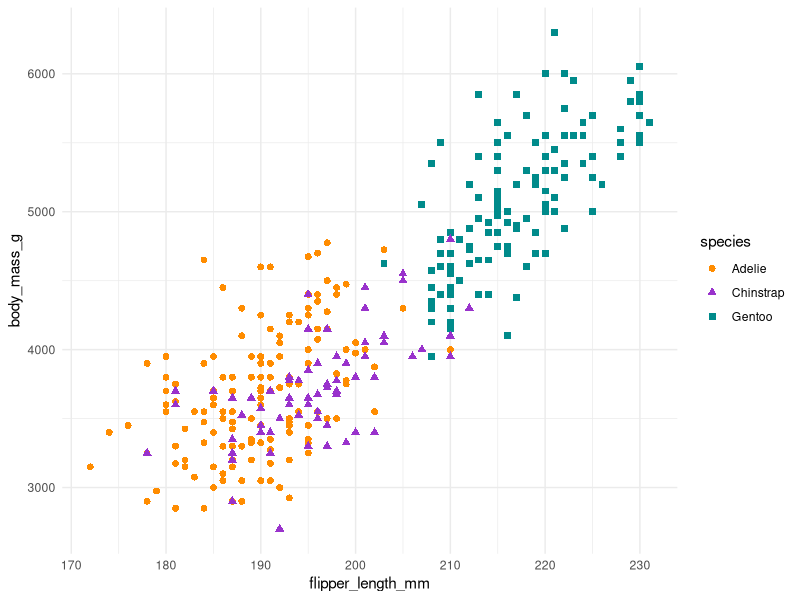

This chart was generated by the following R code: (Note: this script raises an error after producing the figure.)
## ---- chunk 1
knitr::opts_chunk$set(
  collapse = TRUE,
  comment = "#>"
)
## ---- chunk 2
x <- c(1, 5, 9, 10)
## ---- chunk 3
set.seed(20)
y <- rnorm(4)
## ---- chunk 4
data() 
## ---- chunk 5
head(iris)
## ---- chunk 6
# install the package if it's not already installed
if(!("palmerpenguins" %in% installed.packages()[,"Package"]))
  install.packages("palmerpenguins")

# load package
library(palmerpenguins)

# show data
head(penguins)
## ---- chunk 7
list.of.packages <- c("palmerpenguins", "dplyr", "ggplot2")
new.packages <- list.of.packages[!(list.of.packages %in% installed.packages()[,"Package"])]
if(length(new.packages)) install.packages(new.packages)
## ---- chunk 8
library(palmerpenguins)
library(dplyr)
library(ggplot2)
## ---- chunk 9
theme_set(theme_minimal())
## ---- chunk 10
ggplot(data = penguins, aes(x = flipper_length_mm, y = body_mass_g)) +
  geom_point(aes(color = species,
                 shape = species),
             size = 2) +
  scale_color_manual(values = c("darkorange","darkorchid","cyan4"))
## ---- chunk 11
sessionInfo()
## ---- chunk 12
rstudioapi::versionInfo()$version
